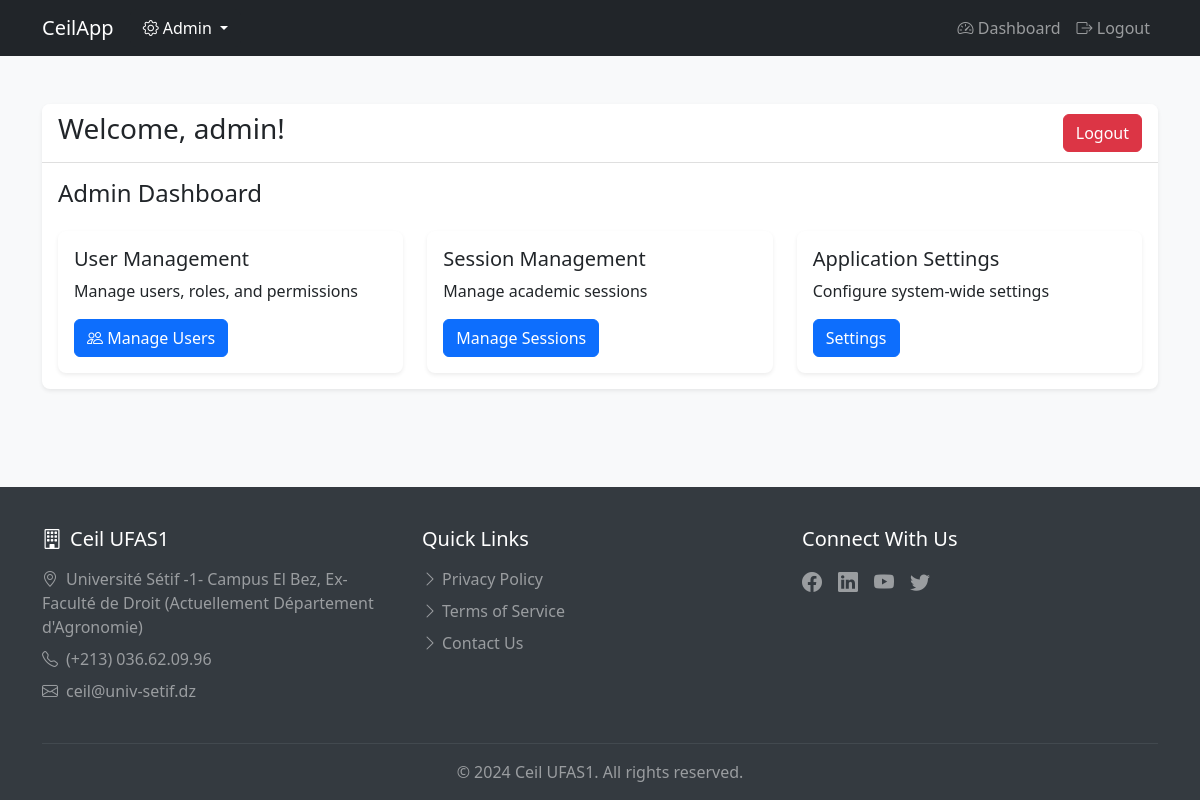
The page /dashboard (signed in) on the database its author committed.
### models.py (models this page shows, shortened)
class User(UserMixin, db.Model):
    id = db.Column(db.Integer, primary_key=True)
    username = db.Column(db.String(80), unique=True, nullable=False)
    email = db.Column(db.String(120), unique=True, nullable=False)
    password_hash = db.Column(db.String(128))
    role_id = db.Column(db.Integer, db.ForeignKey('role.id'), nullable=False)
    is_active = db.Column(db.Boolean, default=True)
    created_at = db.Column(db.DateTime, default=datetime.utcnow)
    updated_at = db.Column(db.DateTime, default=datetime.utcnow, onupdate=datetime.utcnow)
    def is_admin(self):
        return self.role.name == 'Admin'

class ApplicationSettings(db.Model):
    id = db.Column(db.Integer, primary_key=True)
    organization_name = db.Column(db.String(100), nullable=False)
    organization_name_ar = db.Column(db.String(100), nullable=False)
    logo_path = db.Column(db.String(255))
    address = db.Column(db.Text)
    address_ar = db.Column(db.Text)
    telephone = db.Column(db.String(20))
    email = db.Column(db.String(120))
    website = db.Column(db.String(255))
    facebook = db.Column(db.String(255))
    linkedin = db.Column(db.String(255))
    youtube = db.Column(db.String(255))
    twitter = db.Column(db.String(255))
    current_session_id = db.Column(db.Integer, db.ForeignKey('session.id'))
    registration_open = db.Column(db.Boolean, default=False)
    created_at = db.Column(db.DateTime, default=datetime.utcnow)
    updated_at = db.Column(db.DateTime, default=datetime.utcnow, onupdate=datetime.utcnow)
    current_session = db.relationship('Session', foreign_keys=[current_session_id])

### ceilapp.py (the view)
@app.route('/dashboard')
@login_required
def dashboard():
    return render_template('dashboard.html')

### ceilapp.py (called while the page is built)
@login_manager.user_loader
def load_user(user_id):
    return User.query.get(int(user_id))

@app.context_processor
def inject_settings():
    settings = ApplicationSettings.query.first()
    return dict(settings=settings)

### templates/dashboard.html (shortened to what this page needs)
{% extends "base.html" %}
{% block content %}
<div class="container mt-5">
    <div class="row">
        <div class="col-md-12">
            <div class="card">
                <div class="card-header d-flex justify-content-between align-items-center">
                    <h3>Welcome, {{ current_user.username }}!</h3>
                    <a href="{{ url_for('logout') }}" class="btn btn-danger">Logout</a>
                </div>
                <div class="card-body">
                    {% if current_user.is_admin() %}
                        <div class="admin-section">
                            <h4>Admin Dashboard</h4>
                            <div class="row mt-4">
                                <div class="col-md-4">
                                    <div class="card">
                                        <div class="card-body">
                                            <h5 class="card-title">User Management</h5>
                                            <p class="card-text">Manage users, roles, and permissions</p>
                                            <a href="{{ url_for('users') }}" class="btn btn-primary">
                                                <i class="bi bi-people"></i> Manage Users
                                            </a>
                                        </div>
                                    </div>
                                </div>
                                <div class="col-md-4">
                                    <div class="card">
                                        <div class="card-body">
                                            <h5 class="card-title">Session Management</h5>
                                            <p class="card-text">Manage academic sessions</p>
                                            <a href="{{ url_for('sessions') }}" class="btn btn-primary">Manage Sessions</a>
                                        </div>
                                    </div>
                                </div>
                                <div class="col-md-4">
                                    <div class="card">
                                        <div class="card-body">
                                            <h5 class="card-title">Application Settings</h5>
                                            <p class="card-text">Configure system-wide settings</p>
                                            <a href="{{ url_for('settings') }}" class="btn btn-primary">Settings</a>
                                        </div>
                                    </div>
                                </div>
                            </div>
                        </div>
                    {% endif %}
                </div>
            </div>
        </div>
    </div>
</div>
{% endblock %}

### templates/base.html (shortened to what this page needs)
<!DOCTYPE html>
<html lang="en">
<head>
    <link href="https://cdn.jsdelivr.net/npm/bootstrap@5.3.0/dist/css/bootstrap.min.css" rel="stylesheet">
    <link rel="stylesheet" href="https://cdn.jsdelivr.net/npm/bootstrap-icons@1.11.3/font/bootstrap-icons.min.css">
</head>
<body>
    <nav class="navbar navbar-expand-lg navbar-dark bg-dark">
        <div class="container">
            <a class="navbar-brand" href="/">CeilApp</a>
            {% if current_user.is_authenticated and current_user.is_admin() %}
            <div class="dropdown">
                <button class="btn btn-dark dropdown-toggle" type="button" id="adminDropdown" data-bs-toggle="dropdown" aria-expanded="false">
                    <i class="bi bi-gear"></i> Admin
                </button>
            </div>
            {% endif %}
            <div class="collapse navbar-collapse" id="navbarNav">
                <ul class="navbar-nav ms-auto">
                    {% if current_user.is_authenticated %}
                        <li class="nav-item">
                            <a class="nav-link" href="{{ url_for('dashboard') }}">
                                <i class="bi bi-speedometer2"></i> Dashboard
                            </a>
                        </li>
                        <li class="nav-item">
                            <a class="nav-link" href="{{ url_for('logout') }}">
                                <i class="bi bi-box-arrow-right"></i> Logout
                            </a>
                        </li>
                    {% else %}
                        <li class="nav-item">
                            <a class="nav-link" href="{{ url_for('login') }}">
                                <i class="bi bi-box-arrow-in-right"></i> Login
                            </a>
                        </li>
                    {% endif %}
                </ul>
            </div>
        </div>
    </nav>
    <div class="content">
        {% block content %}{% endblock %}
    </div>
    <footer>
        <div class="container">
            <div class="row py-4">
                <div class="col-md-4 mb-3 mb-md-0">
                    <h5 class="text-white mb-3">
                        <i class="bi bi-building me-2"></i>{{ settings.organization_name }}
                    </h5>
                    <p class="text-white-50 mb-2">
                        <i class="bi bi-geo-alt me-2"></i>{{ settings.address }}
                    </p>
                    <p class="text-white-50 mb-2">
                        <i class="bi bi-telephone me-2"></i>{{ settings.telephone }}
                    </p>
                    <p class="text-white-50 mb-0">
                        <i class="bi bi-envelope me-2"></i>{{ settings.email }}
                    </p>
                </div>
                <div class="col-md-4 mb-3 mb-md-0">
                    <h5 class="text-white mb-3">Quick Links</h5>
                    <ul class="list-unstyled">
                        <li class="mb-2">
                            <a href="#" class="text-white-50 text-decoration-none">
                                <i class="bi bi-chevron-right me-1"></i>Privacy Policy
                            </a>
                        </li>
                        <li class="mb-2">
                            <a href="#" class="text-white-50 text-decoration-none">
                                <i class="bi bi-chevron-right me-1"></i>Terms of Service
                            </a>
                        </li>
                        <li class="mb-2">
                            <a href="#" class="text-white-50 text-decoration-none">
                                <i class="bi bi-chevron-right me-1"></i>Contact Us
                            </a>
                        </li>
                    </ul>
                </div>
                <div class="col-md-4">
                    <h5 class="text-white mb-3">Connect With Us</h5>
                    <div class="d-flex gap-3">
                        {% if settings.facebook %}
                        <a href="{{ settings.facebook }}" class="text-white-50 fs-5" target="_blank">
                            <i class="bi bi-facebook"></i>
                        </a>
                        {% endif %}
                        {% if settings.linkedin %}
                        <a href="{{ settings.linkedin }}" class="text-white-50 fs-5" target="_blank">
                            <i class="bi bi-linkedin"></i>
                        </a>
                        {% endif %}
                        {% if settings.youtube %}
                        <a href="{{ settings.youtube }}" class="text-white-50 fs-5" target="_blank">
                            <i class="bi bi-youtube"></i>
                        </a>
                        {% endif %}
                        {% if settings.twitter %}
                        <a href="{{ settings.twitter }}" class="text-white-50 fs-5" target="_blank">
                            <i class="bi bi-twitter"></i>
                        </a>
                        {% endif %}
                    </div>
                </div>
            </div>
            <hr class="border-secondary">
            <div class="text-center text-white-50">
                <p class="mb-0">&copy; 2024 {{ settings.organization_name }}. All rights reserved.</p>
            </div>
        </div>
    </footer>
</body>
</html>

### templates/base.html (style rules this page uses)
body { min-height: 100vh; display: flex; flex-direction: column; background-color: #f8f9fa; }
.content { flex: 1; }
footer { background-color: #343a40; color: white; padding: 1rem 0; margin-top: auto; }
.card { box-shadow: 0 0.125rem 0.25rem rgba(0, 0, 0, 0.075); border: none; border-radius: 0.5rem; }
.card-header { background-color: #fff; border-bottom: 1px solid rgba(0, 0, 0, 0.125); border-radius: 0.5rem 0.5rem 0 0 !important; }
.btn-primary { background-color: #0d6efd; border-color: #0d6efd; border-radius: 0.375rem; }

### rows shown on the page
User: username "admin"
ApplicationSettings: organization_name "Ceil UFAS1", address "Université Sétif -1- Campus El Bez, Ex-Faculté de Droit (Actuellement Département d'Agronomie)", telephone "(+213) 036.62.09.96", email "ceil@univ-setif.dz"
